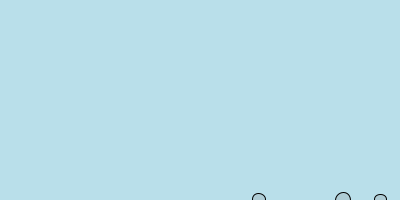
Frame 1 (no input)
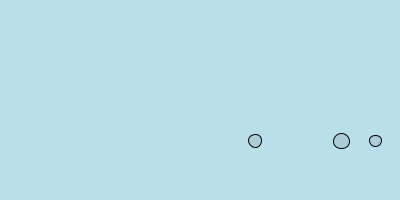
Frame 60 (the mouse pressed at the canvas centre just before this capture)
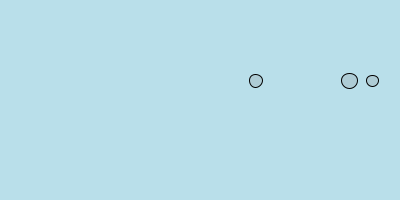
Frame 120 (the mouse held since frame 60 and released just before this capture)

The Processing sketch that drew these frames (run headless with seeded random() and noise(); from frame 60 on, the mouse is pressed at the canvas centre):

// Processing sketch: tut02_09
// ── tut02_09.pde
import java.util.ArrayList;
float largestNum;
ArrayList<Bubble> Bubble;

void setup(){
  size(400, 200);
  Bubble = new ArrayList<Bubble>();
  
  Bubble.add(new Bubble());
  Bubble.add(new Bubble());
  Bubble.add(new Bubble());
  
  for(Bubble bub : Bubble){
    if(bub.getDiameter() > largestNum)
    largestNum = bub.getDiameter();
  }
  
  println(largestNum);
}

void draw(){
  background(185,223,234);
  
  for(Bubble bub: Bubble){
    bub.display();
    bub.move();
  }
  
  for(Bubble bub: Bubble){
    if(bub.getY() + 25 >= height){
      
    }
  }
}

// ── Bubbles.pde
public class Bubble
{
  float x;
  float y;
  float diameter;

  public Bubble()
  {
    x=random(width);      // random position along x axis
    y=height;             // start at bottom of window
    diameter=random(50);  // random diameter
  }

  public float getX()
  {
    return x;
  }
  
  public float getY()
  {
    return y;
  }

  public float getDiameter()
  {
    return diameter;
  }

  public void display()
  {
    fill(125, 50);
    ellipse(x, y, diameter, diameter);
  }

  public void move()
  {
    y--;
    x=x+random(-1, 1);
  }

  public String toString()
  {
    return "Bubble";
  }
}
